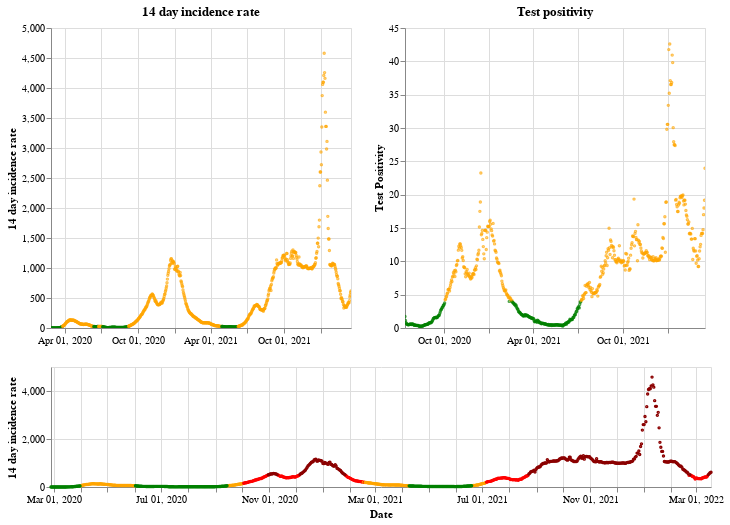

Notebook code cell kept with this figure:
### Markdown cell above
## Wales

### Code cell
plot_traffic_light('Wales')

### Figure 1 — Vega-Lite specification as saved in the notebook (floating-point values rounded to 4 significant figures; data arrays with more than 128 entries replaced by an {"elided": "..."} marker saying what was removed)
{"config": {"view": {"continuousWidth": 400, "continuousHeight": 300}}, "vconcat": [{"hconcat": [{"mark": {"type": "point", "size": 2}, "encoding": {"color": {"condition": {"value": "green", "test": "(datum.twoWeeklyCasesRate <= 25)"}, "value": "orange"}, "tooltip": [{"type": "nominal", "field": "areaName"}, {"type": "temporal", "field": "date"}, {"type": "quantitative", "field": "twoWeeklyCasesRate"}, {"type": "quantitative", "field": "testPositivity"}], "x": {"type": "temporal", "axis": {"title": ""}, "field": "date", "scale": {"domain": {"selection": "DateBrush"}}, "timeUnit": "yearmonthdate"}, "y": {"type": "quantitative", "axis": {"title": "14 day incidence rate"}, "field": "twoWeeklyCasesRate"}}, "title": "14 day incidence rate", "width": 300}, {"mark": {"type": "point", "size": 2}, "encoding": {"color": {"condition": {"value": "green", "test": "(datum.testPositivity <= 4)"}, "value": "orange"}, "tooltip": [{"type": "nominal", "field": "areaName"}, {"type": "temporal", "field": "date"}, {"type": "quantitative", "field": "twoWeeklyCasesRate"}, {"type": "quantitative", "field": "testPositivity"}], "x": {"type": "temporal", "axis": {"title": ""}, "field": "date", "scale": {"domain": {"selection": "DateBrush"}}, "timeUnit": "yearmonthdate"}, "y": {"type": "quantitative", "axis": {"title": "Test Positivity"}, "field": "testPositivity"}}, "title": "Test positivity", "width": 300}]}, {"layer": [{"mark": {"type": "point", "size": 2}, "encoding": {"color": {"condition": {"value": "orange", "test": "(((datum.testPositivity < 4) && (datum.twoWeeklyCasesRate >= 50)) && (datum.twoWeeklyCasesRate < 200))"}, "value": "red"}, "opacity": {"condition": {"value": 1, "test": "((datum.twoWeeklyCasesRate >= 50) && (datum.twoWeeklyCasesRate < 500))"}, "value": 0}, "tooltip": [{"type": "nominal", "field": "areaName"}, {"type": "temporal", "field": "date"}, {"type": "quantitative", "field": "twoWeeklyCasesRate"}, {"type": "quantitative", "field": "testPositivity"}], "x": {"type": "temporal", "axis": {"title": "Date"}, "field": "date", "timeUnit": "yearmonthdate"}, "y": {"type": "quantitative", "axis": {"title": "14 day incidence rate"}, "field": "twoWeeklyCasesRate"}}, "selection": {"DateBrush": {"type": "interval", "encodings": ["x"], "fields": ["Time"]}}}, {"mark": {"type": "point", "size": 2}, "encoding": {"color": {"value": "darkred"}, "opacity": {"condition": {"value": 1, "test": "(datum.twoWeeklyCasesRate >= 500)"}, "value": 0}, "tooltip": [{"type": "nominal", "field": "areaName"}, {"type": "temporal", "field": "date"}, {"type": "quantitative", "field": "twoWeeklyCasesRate"}, {"type": "quantitative", "field": "testPositivity"}], "x": {"type": "temporal", "axis": {"title": "Date"}, "field": "date", "timeUnit": "yearmonthdate"}, "y": {"type": "quantitative", "axis": {"title": "14 day incidence rate"}, "field": "twoWeeklyCasesRate"}}}, {"mark": {"type": "point", "size": 2}, "encoding": {"color": {"condition": {"value": "green", "test": "((datum.testPositivity < 4) && (datum.twoWeeklyCasesRate < 50))"}, "value": "orange"}, "opacity": {"condition": {"value": 1, "test": "(datum.twoWeeklyCasesRate < 50)"}, "value": 0}, "tooltip": [{"type": "nominal", "field": "areaName"}, {"type": "temporal", "field": "date"}, {"type": "quantitative", "field": "twoWeeklyCasesRate"}, {"type": "quantitative", "field": "testPositivity"}], "x": {"type": "temporal", "axis": {"title": "Date"}, "field": "date", "timeUnit": "yearmonthdate"}, "y": {"type": "quantitative", "axis": {"title": "14 day incidence rate"}, "field": "twoWeeklyCasesRate"}}}], "height": 120, "width": 660}], "data": {"name": "data-43fba9885881ec7e8436cebb778ffab8"}, "$schema": "https://vega.github.io/schema/vega-lite/v4.8.1.json", "datasets": {"data-43fba9885881ec7e8436cebb778ffab8": {"elided": "751 records"}}}
